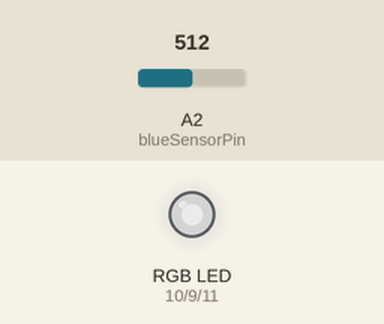
Recording of a sketch running on a simulated Arduino Uno, built with avr-gcc and run on an emulated ATmega328P. On the bench: an RGB LED mixed from three pins (HIGH = lit). The inputs (shaded band) are chosen by the test bench; at power-on: A2 (blueSensorPin) = 512. Dim RGB values are drawn brighter than linear; what the sketch prints to the serial monitor is not drawn.

Above: at 1.2 s.
1.3 s: A2 (blueSensorPin) set to 413
At 2.1 s:
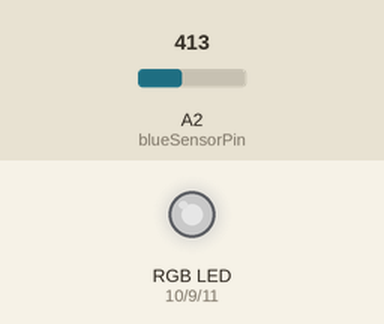
3.3 s: A2 (blueSensorPin) set to 392
At 4.4 s:
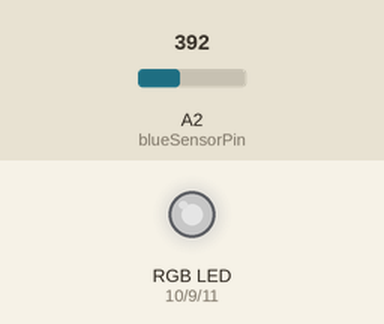
5.1 s: A2 (blueSensorPin) set to 716
At 6.0 s:
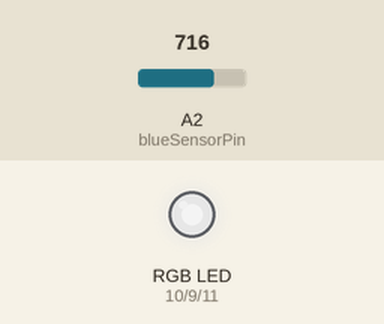
6.6 s: A2 (blueSensorPin) set to 983
At 7.4 s:
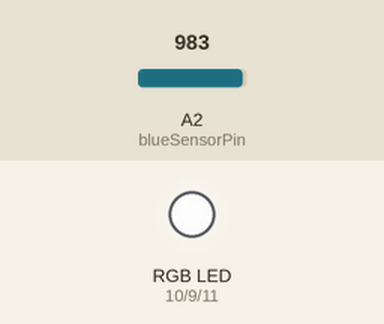
8.2 s: A2 (blueSensorPin) set to 1015
At 8.7 s:
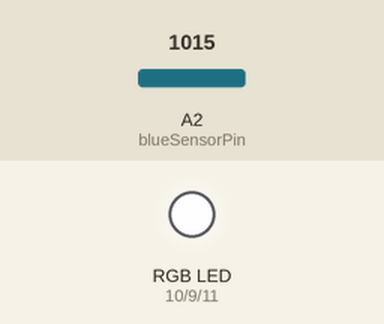
10.2 s: A2 (blueSensorPin) set to 122
At 11.0 s:
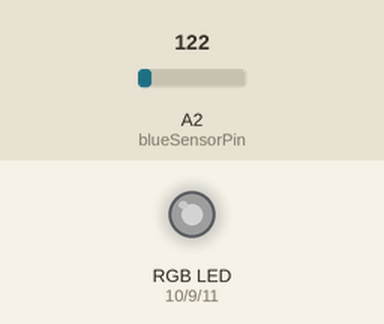
Timing chart, 0 to 12.8 s (numbered marks = the images above; inputs shaded):
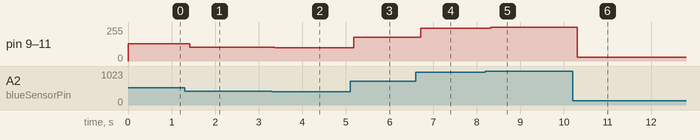

The sketch:

prog_led_multicolor_1_phototransistor_5.ino
```cpp
const int greenLEDPin = 9;
const int redLEDPin = 10;
const int blueLEDPin = 11;

const int blueSensorPin = A2;

int redValue = 0;
int greenValue = 0;
int blueValue = 0;

int blueSensorValue = 0;

void setup() {
  // put your setup code here, to run once:
  Serial.begin(9600);

  pinMode(greenLEDPin, OUTPUT);
  pinMode(redLEDPin, OUTPUT);
  pinMode(blueLEDPin, OUTPUT);

}

void loop() {
  // put your main code here, to run repeatedly:
  blueSensorValue = analogRead(blueSensorPin);
  Serial.print("Valeurs brutes \t bleu: ");
  Serial.print(blueSensorValue);
  blueValue = blueSensorValue/4;
  Serial.print("Valeurs recalculees \t bleu: ");
  Serial.print(blueValue);
  analogWrite(blueLEDPin, blueValue);
  analogWrite(greenLEDPin, blueValue);
  analogWrite(redLEDPin, blueValue);

}
```

Measured:
- after the input at 1.3 s, pin 9 (greenLEDPin), pin 10 (redLEDPin), pin 11 (blueLEDPin): 128/255 → 103/255 after 0.11 s
- after the input at 3.3 s, pin 9 (greenLEDPin), pin 10 (redLEDPin), pin 11 (blueLEDPin): 103/255 → 98/255 after 0.07 s
- after the input at 5.1 s, pin 9 (greenLEDPin), pin 10 (redLEDPin), pin 11 (blueLEDPin): 98/255 → 179/255 after 0.08 s
- after the input at 6.6 s, pin 9 (greenLEDPin), pin 10 (redLEDPin), pin 11 (blueLEDPin): 179/255 → 245/255 after 0.12 s
- after the input at 8.2 s, pin 9 (greenLEDPin), pin 10 (redLEDPin), pin 11 (blueLEDPin): 245/255 → 253/255 after 0.12 s
- after the input at 10.2 s, pin 9 (greenLEDPin), pin 10 (redLEDPin), pin 11 (blueLEDPin): 253/255 → 30/255 after 0.11 s
